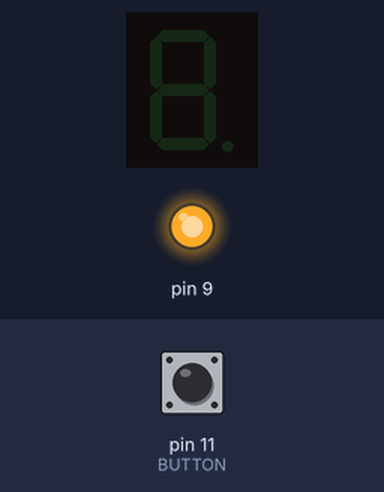
This sketch was run on a simulated Arduino Uno, built with avr-gcc and run on an emulated ATmega328P. Shown: 1-digit seven-segment display, output pins drawn as LEDs (lit = HIGH). Wiring (from diagram.json): 1-digit 7-segment display, segments lit when LOW: segments pin 2, pin 3, pin 4, pin 5, pin 6, pin 7, pin 8. The test bench sets the inputs (shaded band); at power-on: pin 11 (BUTTON) HIGH. The segment pins are drawn as the display they are named for; pins used as bus, display or sensor lines are not drawn.

Above: at 1.2 s.
1.3 s: pin 11 (BUTTON) pulled LOW for 0.15 s
At 2.3 s:
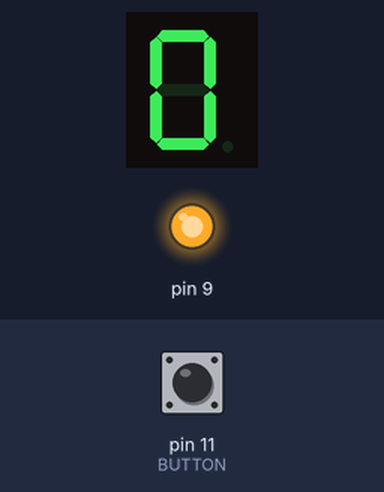
2.9 s: pin 11 (BUTTON) pulled LOW for 1 s
At 3.5 s:
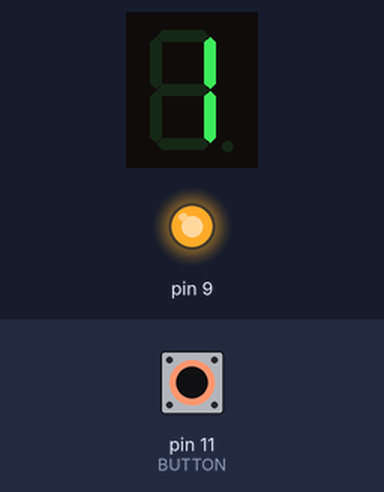
5.4 s: pin 11 (BUTTON) pulled LOW for 0.15 s
At 6.6 s:
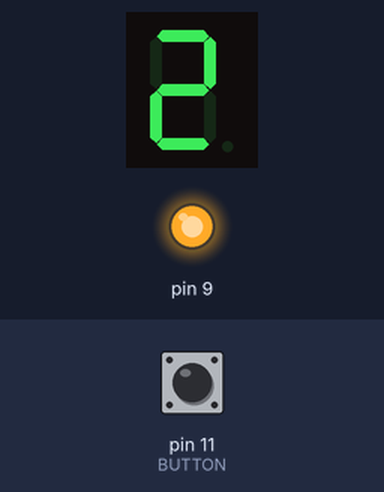
7.0 s: pin 11 (BUTTON) pulled LOW for 1 s
At 7.8 s:
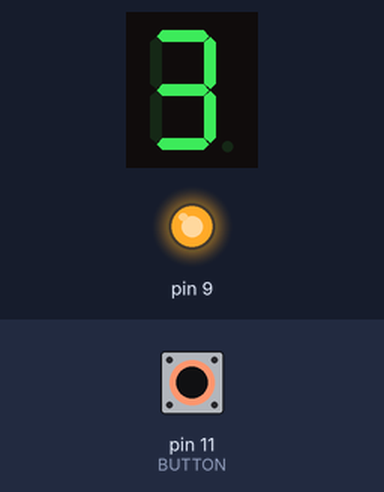
Timing chart, 0 to 10.0 s (numbered marks = the images above; inputs shaded):
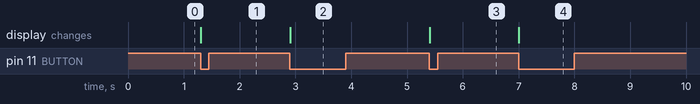

The sketch:

sketch.ino
```cpp
#define SEGS_COUNT 8  // количество сегментов
#define NDIGITS 16    // количество цифр
#define BUTTON 11     // пин кнопки
#define FIRST_SEG 2   // пин sevseg1:A

const int bounceTime = 5; // время "дребезга"

const byte numbers[NDIGITS] = {
  0b11000000, //0
  0b11111001, //1
  0b10100100, //2
  0b10110000, //3
  0b10011001, //4
  0b10010010, //5
  0b10000010, //6
  0b11111000, //7
  0b10000000, //8
  0b10010000, //9
  0b10001000, //A - 10
  0b10000011, //b - 11
  0b11000110, //C - 12
  0b10100001, //d - 13
  0b10000110, //E - 14
  0b10001110, //F - 15
};

int last = LOW;   // состояния кнопки

int debounce(int last) {
  int curr = digitalRead(BUTTON);
  if (last != curr) {
    delay(bounceTime);
    curr = digitalRead(BUTTON);
  }
  return curr;
}

void setup() {
  for (int i = 0; i < SEGS_COUNT; ++i) {
    pinMode(i + FIRST_SEG, OUTPUT);
    digitalWrite(i + FIRST_SEG, HIGH);
  }
  pinMode(BUTTON, INPUT);
  digitalWrite(BUTTON, HIGH);
}

void loop() {
  static int number = 0;
  int curr = debounce(last);
  if (last == HIGH && curr == LOW) {
    number = number % NDIGITS;
    for (int i = 0; i < SEGS_COUNT; ++i) {
      bool enableSegment = bitRead(numbers[number], i);
      digitalWrite(i + FIRST_SEG, enableSegment);
    }
    ++number;
  }
  last = curr;
}
```

Measured:
- after the input at 1.3 s, the display: changes at once (image 1)
- after the input at 2.9 s, the display: changes at once (image 2)
- after the input at 5.4 s, the display: changes at once (image 3)
- after the input at 7.0 s, the display: changes at once (image 4)
